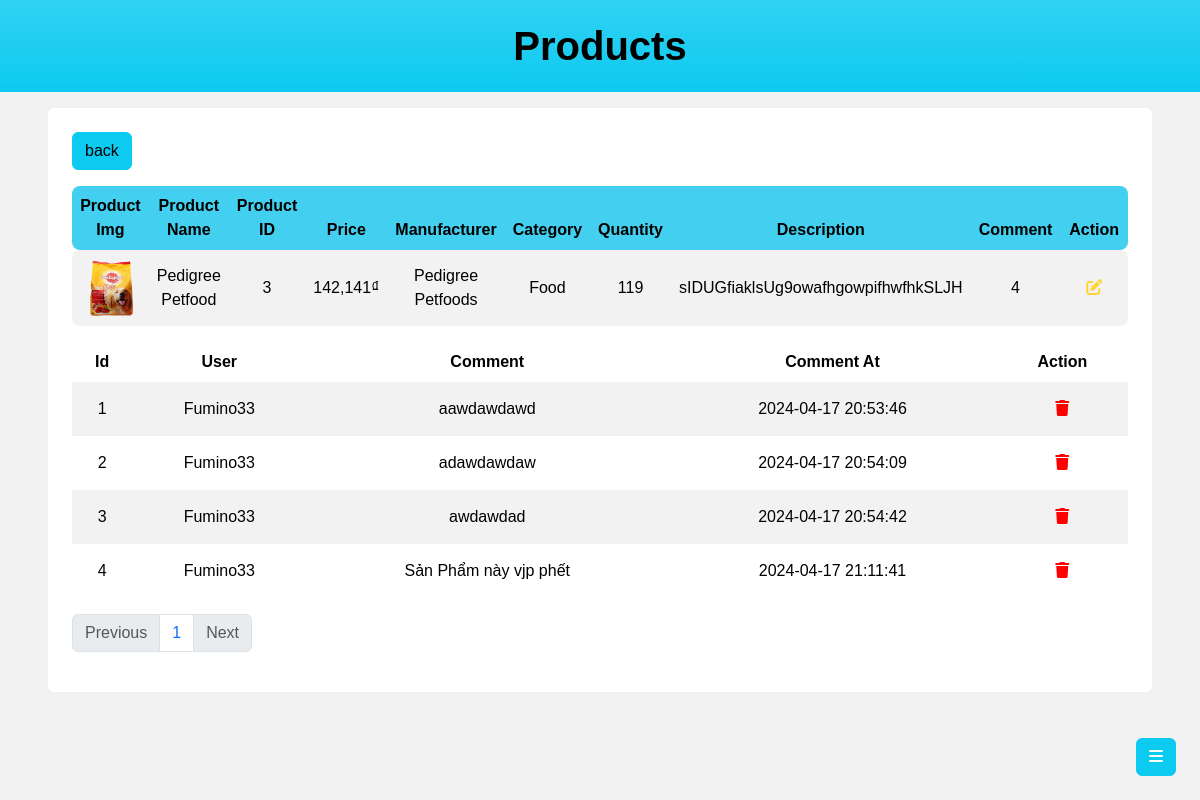
Page /admin/?view=Products&comment=3 (signed in) on the committed database.
### tables this page shows
CREATE TABLE IF NOT EXISTS `product` (
  `id` int NOT NULL AUTO_INCREMENT,
  `name` varchar(50) NOT NULL,
  `price` int NOT NULL,
  `manufacturer_id` int NOT NULL,
  `category_id` int NOT NULL,
  `quantity` int NOT NULL,
  `description` text NOT NULL,
  `img_path` varchar(100) NOT NULL,
  `create_at` timestamp NOT NULL DEFAULT CURRENT_TIMESTAMP,
  `update_at` timestamp NOT NULL DEFAULT CURRENT_TIMESTAMP ON UPDATE CURRENT_TIMESTAMP,
  PRIMARY KEY (`id`)
);

CREATE TABLE IF NOT EXISTS `manufacturer` (
  `id` int NOT NULL AUTO_INCREMENT,
  `name` varchar(20) NOT NULL,
  `create_at` timestamp NOT NULL DEFAULT CURRENT_TIMESTAMP,
  `update_at` timestamp NOT NULL DEFAULT CURRENT_TIMESTAMP ON UPDATE CURRENT_TIMESTAMP,
  PRIMARY KEY (`id`)
);

CREATE TABLE IF NOT EXISTS `product_category` (
  `id` int NOT NULL AUTO_INCREMENT,
  `name` varchar(50) NOT NULL,
  PRIMARY KEY (`id`)
);

CREATE TABLE IF NOT EXISTS `comment` (
  `id` int NOT NULL AUTO_INCREMENT,
  `product_id` int NOT NULL,
  `user_id` int NOT NULL,
  `content` text NOT NULL,
  `create_at` timestamp NOT NULL DEFAULT CURRENT_TIMESTAMP,
  `update_at` timestamp NOT NULL DEFAULT CURRENT_TIMESTAMP,
  PRIMARY KEY (`id`)
);

CREATE TABLE IF NOT EXISTS `account` (
  `id` int NOT NULL AUTO_INCREMENT,
  `username` varchar(50) NOT NULL,
  `email` varchar(50) NOT NULL,
  `avatar` varchar(256) NOT NULL DEFAULT '/assets/avatar.png',
  `password` text NOT NULL,
  `role` tinyint NOT NULL,
  `status` int NOT NULL DEFAULT '1',
  `create_at` timestamp NOT NULL DEFAULT CURRENT_TIMESTAMP,
  `update_at` timestamp NOT NULL DEFAULT CURRENT_TIMESTAMP ON UPDATE CURRENT_TIMESTAMP,
  PRIMARY KEY (`id`)
);

### admin/models/pdo.php (called while the page is built, shortened)
<?php
function pdo_get_connection(){
    $db = "mysql:host=localhost;dbname=petshop;charset=utf8";
    $username = 'root';
    $password = '';
    $conn = new PDO($db, $username, $password);
    $conn->setAttribute(PDO::ATTR_ERRMODE, PDO::ERRMODE_EXCEPTION);
    return $conn;
}
function pdo_query($sql){
    $sql_args = array_slice(func_get_args(), 1);
    try{
        $conn = pdo_get_connection();
        $stmt = $conn->prepare($sql);
        $stmt->execute($sql_args);
        $rows = $stmt->fetchAll();
        return $rows;
    }
    catch(PDOException $e){
        throw $e;
    }
    finally{
        unset($conn);
    }
}
function pdo_query_one($sql){
    $sql_args = array_slice(func_get_args(), 1);
    try{
        $conn = pdo_get_connection();
        $stmt = $conn->prepare($sql);
        $stmt->execute($sql_args);
        $row = $stmt->fetch(PDO::FETCH_ASSOC);
        return $row;
    }
    catch(PDOException $e){
        throw $e;
    }
    finally{
        unset($conn);
    }
}

### admin/models/product.php (called while the page is built, shortened)
<?php
require_once 'pdo.php';
function getProductById($id)
{
    $sql = "SELECT * FROM product WHERE id = $id";
    return pdo_query_one($sql);
}

### admin/models/manufacturer.php (called while the page is built, shortened)
<?php
require_once 'pdo.php';
function getManufacturerById($id) {
    $sql = "SELECT * FROM manufacturer WHERE id = $id";
    return pdo_query_one($sql);
}

### admin/models/productCategory.php (called while the page is built, shortened)
<?php
require_once "pdo.php";
function getProductCategoryById($id)
{
    $sql = "SELECT * FROM product_category WHERE id = $id";
    return pdo_query_one($sql);
}

### admin/models/comment.php (called while the page is built, shortened)
<?php
require_once "pdo.php";
function getCommentBuyProductId($id)
{
    $sql = "SELECT * FROM comment WHERE product_id = $id";
    return pdo_query($sql);
}
function getCommentByPageByProductId($id, $page, $pageSize)
{
    $firstIndex = ($page - 1) * $pageSize;
    $sql = "SELECT * FROM comment WHERE product_id = $id LIMIT $firstIndex, $pageSize";
    return pdo_query($sql);
}

### admin/models/account.php (called while the page is built, shortened)
<?php
require_once "pdo.php";
function getAccountById($id)
{
    $sql = "SELECT * FROM account WHERE id = $id";
    return pdo_query_one($sql);
}

### admin/views/comment/product.php (the view)
<div class="container-fluid p-4 mx-5 bg-white rounded-2 ">
    <a href="/admin/?view=Products" class="btn btn-info mb-3">back</a>
    <table class="table table-borderless table-striped text-center align-middle">
        <thead>
            <tr>
                <th scope="col" class="table-bg rounded-start-3">Product Img</th>
                <th scope="col" class="table-bg">Product Name</th>
                <th scope="col" class="table-bg">Product ID</th>
                <th scope="col" class="table-bg">Price</th>
                <th scope="col" class="table-bg">Manufacturer</th>
                <th scope="col" class="table-bg">Category</th>
                <th scope="col" class="table-bg">Quantity</th>
                <th scope="col" class="table-bg">Description</th>
                <th scope="col" class="table-bg">Comment</th>
                <th scope="col" class="table-bg rounded-end-3">Action</th>
            </tr>
        </thead>
        <tbody>
            <tr>
                <td style="width: 8%;" class="rounded-start-3"><img src="../<?= $product['img_path'] ?>" alt="" width="100%"></td>
                <td><?= $product['name'] ?></td>
                <td><?= $product['id'] ?></td>
                <td>
                    <?php
                    $a = strrev($product['price']);
                    $b = str_split($a, 3);
                    $c = implode(',', $b);
                    $d = strrev($c);
                    echo $d;
                    ?>₫
                </td>
                <td><?= getManufacturerById($product['manufacturer_id'])['name'] ?></td>
                <td><?= getProductCategoryById($product['category_id'])['name'] ?></td>
                <td><?= $product['quantity'] ?></td>
                <td><?= $product['description'] ?></td>
                <td><?= count(getCommentBuyProductId($product['id'])) ?></td>
                <td style="width: 10%;" class="rounded-end-3">
                    <a href="/admin/?view=Products&edit=<?= $product['id'] ?>" class="btn"><i class="fa-solid fa-pen-to-square" style="color: #FFD43B;"></i></a>
                </td>
            </tr>
        </tbody>
    </table>
    <table class="table table-borderless table-striped text-center align-middle">
        <thead>
            <tr>
                <th scope="col">Id</th>
                <th scope="col">User</th>
                <th scope="col">Comment</th>
                <th scope="col">Comment At</th>
                <th scope="col">Action</th>
            </tr>
        </thead>
        <tbody>
            <?php
            foreach ($listCommentPage as $key => $x) : ?>
                <tr>
                    <td><?= $x['id'] ?></td>
                    <td><?= getAccountById($x['user_id'])['username'] ?></td>
                    <td><?= $x['content'] ?></td>
                    <td><?= $x['create_at'] ?></td>
                    <td>
                        <a class="btn" href="../../../admin/controllers/deleteComment.php/?id=<?= $x['id'] ?>&product=<?= $product['id'] ?>"><i class="fa-solid fa-trash" style="color: #ff0000;"></i></a>
                    </td>
                </tr>
            <?php endforeach; ?>
        </tbody>
    </table>
    <nav aria-label="Page navigation example">
        <ul class="pagination">
            <li class="page-item <?php if ($currentPage <= 1) echo 'disabled' ?>">
                <a class="page-link" href="/admin/?view=<?= $view . "&comment=" . $product['id'] . "&page=" . $currentPage - 1 ?>">
                    Previous
                </a>
            </li>
            <?php for ($i = 1; $i <= $totalPage; $i++) : ?>
                <li class="page-item"><a class="page-link" href="/admin/?view=<?= $view . "&comment=" . $product['id'] . "&page=" . $i ?>"><?= $i ?></a></li>
            <?php endfor; ?>
            <li class="page-item <?php if ($currentPage == $totalPage || $totalPage == null) echo 'disabled' ?>">
                <a class="page-link" href="/admin/?view=<?= $view . "&comment=" . $product['id'] . "&page=" . $currentPage + 1 ?>">
                    Next
                </a>
            </li>
        </ul>
    </nav>
</div>

### admin/index.php (style rules this page uses)
body { background-color: #f2f2f2; font-family: 'Lexend', sans-serif; }
.table-bg { background-color: #43cfef !important; }

### rows in the picture
product: img_path (picture), name "Pedigree Petfood", id "3", price "142,141", manufacturer.name "Pedigree Petfoods", category.name "Food", quantity "119", description "sIDUGfiaklsUg9owafhgowpifhwfhkSLJH"
comment: id "1", user.username "Fumino33", content "aawdawdawd", create_at "2024-04-17 20:53:46"
comment: id "2", user.username "Fumino33", content "adawdawdaw", create_at "2024-04-17 20:54:09"
comment: id "3", user.username "Fumino33", content "awdawdad", create_at "2024-04-17 20:54:42"
comment: id "4", user.username "Fumino33", content "Sản Phẩm này vjp phết", create_at "2024-04-17 21:11:41"

### other values in the picture
$view "Products"
count(getCommentBuyProductId($product['id'])) "4"
